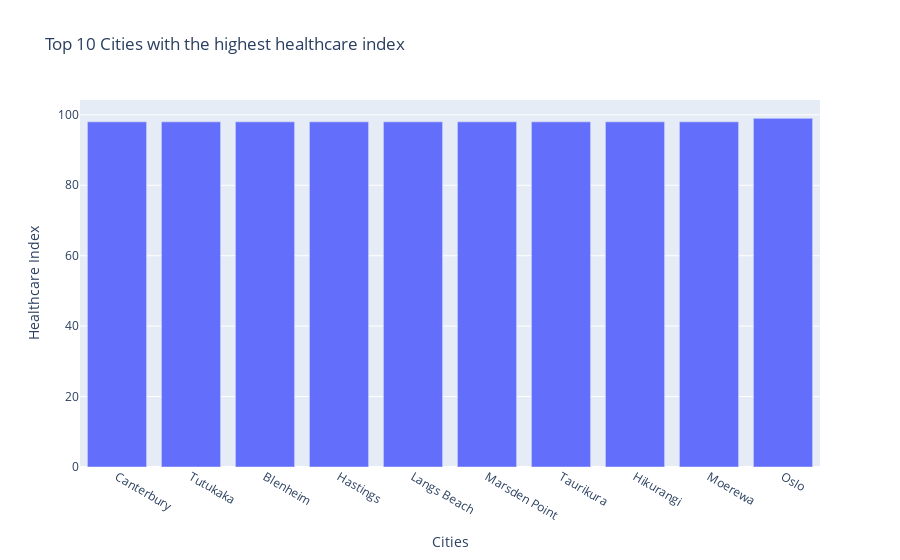

Notebook cell for this chart:
### Code cell
fig = go.Figure([go.Bar(x=best_healthcare['City'], y=best_healthcare['Healthcare_Index'])])
fig.update_layout(title="Top 10 Cities with the highest healthcare index", xaxis_title="Cities",
    yaxis_title="Healthcare Index")
fig.show()

### Figure 1 — Plotly figure (JSON) as saved in the notebook; plotly's stock layout.template omitted (floating-point values rounded to 4 significant figures)
{"data": [{"type": "bar", "x": ["Canterbury", "Tutukaka", "Blenheim", "Hastings", "Langs Beach", "Marsden Point", "Taurikura", "Hikurangi", "Moerewa", "Oslo"], "y": [98, 98, 98, 98, 98, 98, 98, 98, 98, 99]}], "layout": {"title": {"text": "Top 10 Cities with the highest healthcare index"}, "xaxis": {"title": {"text": "Cities"}}, "yaxis": {"title": {"text": "Healthcare Index"}}}}
